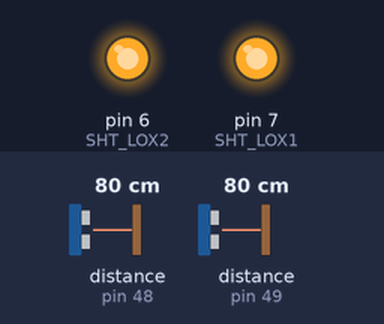
The sketch below on a simulated Arduino Uno, built with avr-gcc and run on an emulated ATmega328P. On the bench: output pins drawn as LEDs (lit = HIGH). The inputs (shaded band) are chosen by the test bench; at power-on: distance to the obstacle (sensors on pin 48, pin 49) 80 cm. What the sketch prints to the serial monitor is not drawn.

Above: at 0.1 s.
Timing chart, 0 to 1.6 s (numbered marks = the images above):
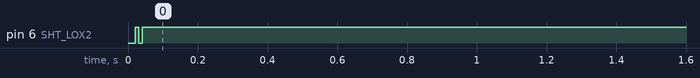

The sketch:

deux_lasers.ino
```cpp
#include <Adafruit_VL53L0X.h>

// address we will assign if dual sensor is present
#define LOX1_ADDRESS 0x30
#define LOX2_ADDRESS 0x31

// set the pins to shutdown
#define SHT_LOX1 7
#define SHT_LOX2 6

// objects for the vl53l0x
Adafruit_VL53L0X lox1 = Adafruit_VL53L0X();
Adafruit_VL53L0X lox2 = Adafruit_VL53L0X();

// this holds the measurement
VL53L0X_RangingMeasurementData_t measure1;
VL53L0X_RangingMeasurementData_t measure2;

/*
    Reset all sensors by setting all of their XSHUT pins low for delay(10), then set all XSHUT high to bring out of reset
    Keep sensor #1 awake by keeping XSHUT pin high
    Put all other sensors into shutdown by pulling XSHUT pins low
    Initialize sensor #1 with lox.begin(new_i2c_address) Pick any number but 0x29 and it must be under 0x7F. Going with 0x30 to 0x3F is probably OK.
    Keep sensor #1 awake, and now bring sensor #2 out of reset by setting its XSHUT pin high.
    Initialize sensor #2 with lox.begin(new_i2c_address) Pick any number but 0x29 and whatever you set the first sensor to
*/
void setID() {
  // all reset
  digitalWrite(SHT_LOX1, LOW);
  digitalWrite(SHT_LOX2, LOW);
  delay(10);
  // all unreset
  digitalWrite(SHT_LOX1, HIGH);
  digitalWrite(SHT_LOX2, HIGH);
  delay(10);

  // activating LOX1 and reseting LOX2
  digitalWrite(SHT_LOX1, HIGH);
  digitalWrite(SHT_LOX2, LOW);

  // initing LOX1
  if (!lox1.begin(LOX1_ADDRESS)) {
    Serial.println(F("Failed to boot first VL53L0X"));
    while (1);
  }
  delay(10);

  // activating LOX2
  digitalWrite(SHT_LOX2, HIGH);
  delay(10);

  //initing LOX2
  if (!lox2.begin(LOX2_ADDRESS)) {
    Serial.println(F("Failed to boot second VL53L0X"));
    while (1);
  }
}

void read_sensors() {
  lox1.rangingTest(&measure1, false); // pass in 'true' to get debug data printout!
  lox2.rangingTest(&measure2, false); // pass in 'true' to get debug data printout!
}

void setup() {
  Serial.begin(9600);

  // wait until serial port opens for native USB devices
  while (! Serial) {
    delay(1);
  }

  pinMode(SHT_LOX1, OUTPUT);
  pinMode(SHT_LOX2, OUTPUT);

  Serial.println("Shutdown pins inited...");

  digitalWrite(SHT_LOX1, LOW);
  digitalWrite(SHT_LOX2, LOW);

  Serial.println("Both in reset mode...(pins are low)");


  Serial.println("Starting...");
  setID();
}

void loop() {
  read_sensors();
  Serial.print(measure1.RangeMilliMeter);
  Serial.print(',');
  Serial.print(measure2.RangeMilliMeter);
  Serial.println();
  delay(10);
}
```
